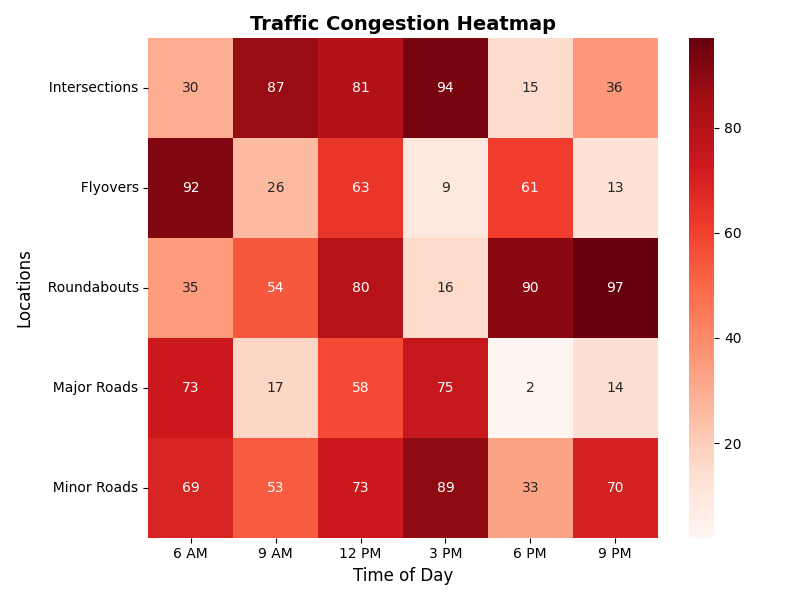

Generate this figure with Python:
import matplotlib.pyplot as plt
import matplotlib.patches as mpatches
import numpy as np
import seaborn as sns

# Generate mock traffic congestion data for the heatmap
locations = ["  Intersections", "  Flyovers", "  Roundabouts", "  Major Roads", "  Minor Roads"]
times = ["6 AM", "9 AM", "12 PM", "3 PM", "6 PM", "9 PM"]
congestion_data = np.random.randint(0, 100, size=(len(locations), len(times)))

# Create the heatmap
plt.figure(figsize=(8, 6))
sns.heatmap(congestion_data, annot=True, fmt="d", cmap="Reds", xticklabels=times, yticklabels=locations)
plt.title("Traffic Congestion Heatmap", fontsize=14, fontweight='bold')
plt.xlabel("Time of Day", fontsize=12)
plt.ylabel("Locations", fontsize=12)

# Save and display the heatmap
plt.tight_layout()
plt.savefig('heatmap.png')
plt.show()